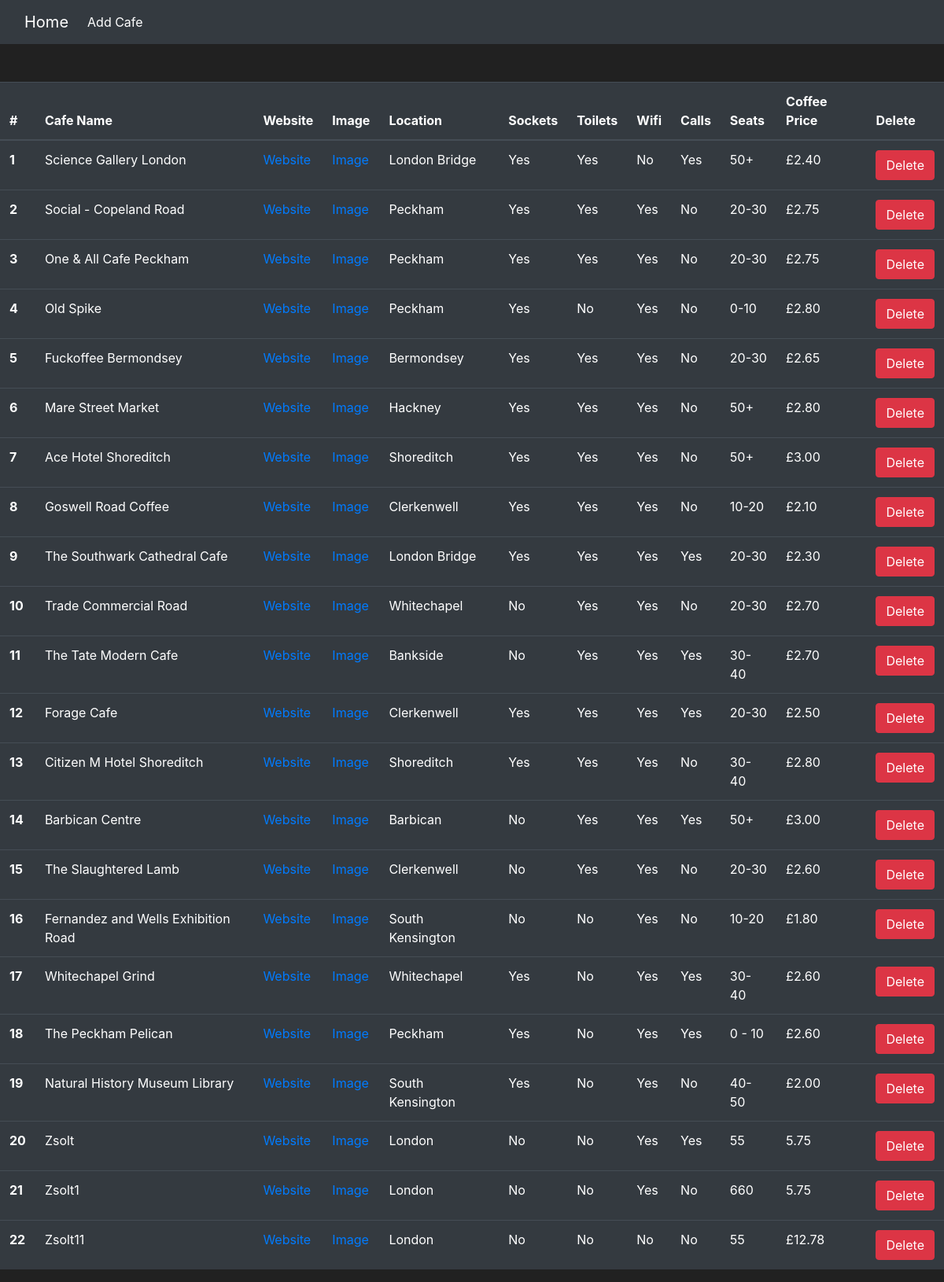
The page / on the database its author committed.
### main.py (models this page shows)
class Cafe(db.Model):
    id = db.Column(db.Integer, primary_key=True)
    name = db.Column(db.String(250), unique=True, nullable=False)
    map_url = db.Column(db.String(500), nullable=False)
    img_url = db.Column(db.String(500), nullable=False)
    location = db.Column(db.String(250), nullable=False)
    seats = db.Column(db.String(250), nullable=False)
    has_toilet = db.Column(db.Boolean, nullable=False)
    has_wifi = db.Column(db.Boolean, nullable=False)
    has_sockets = db.Column(db.Boolean, nullable=False)
    can_take_calls = db.Column(db.Boolean, nullable=False)
    coffee_price = db.Column(db.String(250), nullable=True)

### main.py (the view)
@app.route("/")
def home():
    all_cafes = db.session.query(Cafe).all()
    return render_template("index.html", all_cafes=all_cafes)

### templates/index.html (shortened to what this page needs)
{% extends "base.html" %}
{% block content %}
<br>
<br>
<table class="table table-dark table-hover">
  <thead>
    <tr>
      <th scope="col">#</th>
      <th scope="col">Cafe Name</th>
      <th scope="col">Website</th>
      <th scope="col">Image</th>
      <th scope="col">Location</th>
      <th scope="col">Sockets</th>
      <th scope="col">Toilets</th>
      <th scope="col">Wifi</th>
      <th scope="col">Calls</th>
      <th scope="col">Seats</th>
      <th scope="col">Coffee Price</th>
      <th scope="col">Delete</th>
    </tr>
  </thead>
  <tbody>
  {% for cafe in all_cafes %}
    <tr>
      <th scope="row">{{ cafe.id }}</th>
      <td>{{ cafe.name }}</td>
      <td><a href="{{ cafe.map_url }}" target="_blank">Website</a></td>
      <td><a href="{{ cafe.img_url }}" target="_blank">Image</a></td>
      <td>{{ cafe.location }}</td>
      {% if cafe.has_sockets == 1 %}
      <td>Yes</td>
      {% else %}
      <td>No</td>
      {% endif %}
      {% if cafe.has_toilet == 1 %}
      <td>Yes</td>
      {% else %}
      <td>No</td>
      {% endif %}
      {% if cafe.has_wifi == 1 %}
      <td>Yes</td>
      {% else %}
      <td>No</td>
      {% endif %}
      {% if cafe.can_take_calls == 1 %}
      <td>Yes</td>
      {% else %}
      <td>No</td>
      {% endif %}
      <td>{{ cafe.seats }}</td>
      <td>{{ cafe.coffee_price }}</td>
      <td><a href="{{ url_for('delete', cafe_id=cafe.id) }}" class="btn btn-danger">Delete</a></td>
    </tr>
  {% endfor %}
  </tbody>
</table>
{% endblock %}

### templates/base.html (shortened to what this page needs)
<!DOCTYPE html>
<html lang="en">
<head>
    <link rel="stylesheet" href="https://stackpath.bootstrapcdn.com/bootstrap/4.4.1/css/bootstrap.min.css">
</head>
<body>
<nav class="navbar navbar-expand-lg navbar-light bg-dark navbar navbar-dark bg-dark">
  <div class="container-fluid">
    <a class="navbar-brand" href="{{ url_for('home') }}">Home</a>
    <div class="collapse navbar-collapse" id="navbarNav">
      <ul class="navbar-nav">
        <li class="nav-item">
          <a class="nav-link active" aria-current="page" href="{{ url_for('add') }}">Add Cafe</a>
        </li>
      </ul>
    </div>
  </div>
</nav>
{% block content %}
{% endblock %}
</body>
</html>

### templates/base.html (style rules this page uses)
body { background-color: #212121; color: white; }

### rows shown on the page
Cafe: id "1", name "Science Gallery London", location "London Bridge", has_sockets "Yes", has_toilet "Yes", has_wifi "No", can_take_calls "Yes", seats "50+", coffee_price "£2.40"
Cafe: id "2", name "Social - Copeland Road", location "Peckham", has_sockets "Yes", has_toilet "Yes", has_wifi "Yes", can_take_calls "No", seats "20-30", coffee_price "£2.75"
Cafe: id "3", name "One & All Cafe Peckham", location "Peckham", has_sockets "Yes", has_toilet "Yes", has_wifi "Yes", can_take_calls "No", seats "20-30", coffee_price "£2.75"
Cafe: id "4", name "Old Spike", location "Peckham", has_sockets "Yes", has_toilet "No", has_wifi "Yes", can_take_calls "No", seats "0-10", coffee_price "£2.80"
Cafe: id "5", name "Fuckoffee Bermondsey", location "Bermondsey", has_sockets "Yes", has_toilet "Yes", has_wifi "Yes", can_take_calls "No", seats "20-30", coffee_price "£2.65"
Cafe: id "6", name "Mare Street Market", location "Hackney", has_sockets "Yes", has_toilet "Yes", has_wifi "Yes", can_take_calls "No", seats "50+", coffee_price "£2.80"
Cafe: id "7", name "Ace Hotel Shoreditch", location "Shoreditch", has_sockets "Yes", has_toilet "Yes", has_wifi "Yes", can_take_calls "No", seats "50+", coffee_price "£3.00"
Cafe: id "8", name "Goswell Road Coffee", location "Clerkenwell", has_sockets "Yes", has_toilet "Yes", has_wifi "Yes", can_take_calls "No", seats "10-20", coffee_price "£2.10"
Cafe: id "9", name "The Southwark Cathedral Cafe", location "London Bridge", has_sockets "Yes", has_toilet "Yes", has_wifi "Yes", can_take_calls "Yes", seats "20-30", coffee_price "£2.30"
Cafe: id "10", name "Trade Commercial Road", location "Whitechapel", has_sockets "No", has_toilet "Yes", has_wifi "Yes", can_take_calls "No", seats "20-30", coffee_price "£2.70"
Cafe: id "11", name "The Tate Modern Cafe", location "Bankside", has_sockets "No", has_toilet "Yes", has_wifi "Yes", can_take_calls "Yes", seats "30-40", coffee_price "£2.70"
Cafe: id "12", name "Forage Cafe", location "Clerkenwell", has_sockets "Yes", has_toilet "Yes", has_wifi "Yes", can_take_calls "Yes", seats "20-30", coffee_price "£2.50"
Cafe: id "13", name "Citizen M Hotel Shoreditch", location "Shoreditch", has_sockets "Yes", has_toilet "Yes", has_wifi "Yes", can_take_calls "No", seats "30-40", coffee_price "£2.80"
Cafe: id "14", name "Barbican Centre", location "Barbican", has_sockets "No", has_toilet "Yes", has_wifi "Yes", can_take_calls "Yes", seats "50+", coffee_price "£3.00"
Cafe: id "15", name "The Slaughtered Lamb", location "Clerkenwell", has_sockets "No", has_toilet "Yes", has_wifi "Yes", can_take_calls "No", seats "20-30", coffee_price "£2.60"
Cafe: id "16", name "Fernandez and Wells Exhibition Road", location "South Kensington", has_sockets "No", has_toilet "No", has_wifi "Yes", can_take_calls "No", seats "10-20", coffee_price "£1.80"
Cafe: id "17", name "Whitechapel Grind", location "Whitechapel", has_sockets "Yes", has_toilet "No", has_wifi "Yes", can_take_calls "Yes", seats "30-40", coffee_price "£2.60"
Cafe: id "18", name "The Peckham Pelican", location "Peckham", has_sockets "Yes", has_toilet "No", has_wifi "Yes", can_take_calls "Yes", seats "0 - 10", coffee_price "£2.60"
Cafe: id "19", name "Natural History Museum Library", location "South Kensington", has_sockets "Yes", has_toilet "No", has_wifi "Yes", can_take_calls "No", seats "40-50", coffee_price "£2.00"
Cafe: id "20", name "Zsolt", location "London", has_sockets "No", has_toilet "No", has_wifi "Yes", can_take_calls "Yes", seats "55", coffee_price "5.75"
Cafe: id "21", name "Zsolt1", location "London", has_sockets "No", has_toilet "No", has_wifi "Yes", can_take_calls "No", seats "660", coffee_price "5.75"
Cafe: id "22", name "Zsolt11", location "London", has_sockets "No", has_toilet "No", has_wifi "No", can_take_calls "No", seats "55", coffee_price "£12.78"
